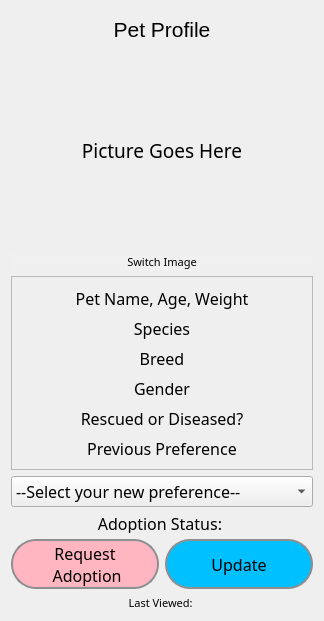
<?xml version="1.0" encoding="UTF-8"?>
<ui version="4.0">
 <class>petprofile</class>
 <widget class="QWidget" name="petprofile">
  <property name="geometry">
   <rect>
    <x>0</x>
    <y>0</y>
    <width>324</width>
    <height>621</height>
   </rect>
  </property>
  <property name="windowTitle">
   <string>Form</string>
  </property>
  <layout class="QVBoxLayout" name="verticalLayout_2">
   <item>
    <layout class="QHBoxLayout" name="horizontalLayout">
     <property name="sizeConstraint">
      <enum>QLayout::SetMaximumSize</enum>
     </property>
     <item>
      <widget class="QLabel" name="petName">
       <property name="maximumSize">
        <size>
         <width>16777215</width>
         <height>36</height>
        </size>
       </property>
       <property name="font">
        <font>
         <family>MS Shell Dlg 2</family>
         <pointsize>16</pointsize>
        </font>
       </property>
       <property name="text">
        <string>Pet Profile</string>
       </property>
       <property name="alignment">
        <set>Qt::AlignCenter</set>
       </property>
       <property name="margin">
        <number>3</number>
       </property>
      </widget>
     </item>
    </layout>
   </item>
   <item>
    <widget class="QLabel" name="pet_image">
     <property name="minimumSize">
      <size>
       <width>175</width>
       <height>175</height>
      </size>
     </property>
     <property name="maximumSize">
      <size>
       <width>1600</width>
       <height>1600</height>
      </size>
     </property>
     <property name="font">
      <font>
       <family>Manjari</family>
       <pointsize>14</pointsize>
      </font>
     </property>
     <property name="text">
      <string>Picture Goes Here</string>
     </property>
     <property name="alignment">
      <set>Qt::AlignCenter</set>
     </property>
    </widget>
   </item>
   <item>
    <widget class="QPushButton" name="PB_switchImg">
     <property name="minimumSize">
      <size>
       <width>0</width>
       <height>17</height>
      </size>
     </property>
     <property name="maximumSize">
      <size>
       <width>161111</width>
       <height>17</height>
      </size>
     </property>
     <property name="font">
      <font>
       <family>Manjari</family>
       <pointsize>8</pointsize>
      </font>
     </property>
     <property name="styleSheet">
      <string notr="true">QPushButton {
    border-radius: 9px;
    background-color: #f0f0f0;
}</string>
     </property>
     <property name="text">
      <string>Switch Image</string>
     </property>
     <property name="autoDefault">
      <bool>false</bool>
     </property>
     <property name="flat">
      <bool>false</bool>
     </property>
    </widget>
   </item>
   <item>
    <widget class="QFrame" name="frame">
     <property name="frameShape">
      <enum>QFrame::StyledPanel</enum>
     </property>
     <property name="frameShadow">
      <enum>QFrame::Raised</enum>
     </property>
     <layout class="QVBoxLayout" name="verticalLayout">
      <item>
       <widget class="QLabel" name="petInfo">
        <property name="font">
         <font>
          <family>Manjari</family>
          <pointsize>12</pointsize>
         </font>
        </property>
        <property name="text">
         <string>Pet Name, Age, Weight</string>
        </property>
        <property name="alignment">
         <set>Qt::AlignCenter</set>
        </property>
       </widget>
      </item>
      <item>
       <widget class="QLabel" name="petSpecies">
        <property name="font">
         <font>
          <family>Manjari</family>
          <pointsize>12</pointsize>
         </font>
        </property>
        <property name="text">
         <string>Species</string>
        </property>
        <property name="alignment">
         <set>Qt::AlignCenter</set>
        </property>
       </widget>
      </item>
      <item>
       <widget class="QLabel" name="petBreed">
        <property name="font">
         <font>
          <family>Manjari</family>
          <pointsize>12</pointsize>
         </font>
        </property>
        <property name="text">
         <string>Breed</string>
        </property>
        <property name="alignment">
         <set>Qt::AlignCenter</set>
        </property>
       </widget>
      </item>
      <item>
       <widget class="QLabel" name="petGender">
        <property name="font">
         <font>
          <family>Manjari</family>
          <pointsize>12</pointsize>
         </font>
        </property>
        <property name="text">
         <string>Gender</string>
        </property>
        <property name="alignment">
         <set>Qt::AlignCenter</set>
        </property>
       </widget>
      </item>
      <item>
       <widget class="QLabel" name="petOther">
        <property name="font">
         <font>
          <family>Manjari</family>
          <pointsize>12</pointsize>
         </font>
        </property>
        <property name="text">
         <string>Rescued or Diseased?</string>
        </property>
        <property name="alignment">
         <set>Qt::AlignCenter</set>
        </property>
       </widget>
      </item>
      <item>
       <widget class="QLabel" name="prevPref">
        <property name="font">
         <font>
          <family>Manjari</family>
          <pointsize>12</pointsize>
         </font>
        </property>
        <property name="text">
         <string>Previous Preference</string>
        </property>
        <property name="alignment">
         <set>Qt::AlignCenter</set>
        </property>
       </widget>
      </item>
     </layout>
    </widget>
   </item>
   <item>
    <widget class="QComboBox" name="prefStatus">
     <property name="font">
      <font>
       <family>Manjari</family>
       <pointsize>12</pointsize>
      </font>
     </property>
     <item>
      <property name="text">
       <string>--Select your new preference--</string>
      </property>
     </item>
     <item>
      <property name="text">
       <string>Dislike</string>
      </property>
     </item>
     <item>
      <property name="text">
       <string>Neutral</string>
      </property>
     </item>
     <item>
      <property name="text">
       <string>Like</string>
      </property>
     </item>
    </widget>
   </item>
   <item>
    <widget class="QLabel" name="adoptionStatus">
     <property name="minimumSize">
      <size>
       <width>0</width>
       <height>0</height>
      </size>
     </property>
     <property name="maximumSize">
      <size>
       <width>16777215</width>
       <height>20</height>
      </size>
     </property>
     <property name="font">
      <font>
       <family>Manjari</family>
       <pointsize>12</pointsize>
      </font>
     </property>
     <property name="text">
      <string>Adoption Status: </string>
     </property>
     <property name="alignment">
      <set>Qt::AlignCenter</set>
     </property>
    </widget>
   </item>
   <item>
    <layout class="QHBoxLayout" name="horizontalLayout_2">
     <item>
      <widget class="QPushButton" name="request">
       <property name="minimumSize">
        <size>
         <width>0</width>
         <height>50</height>
        </size>
       </property>
       <property name="font">
        <font>
         <family>Manjari</family>
         <pointsize>12</pointsize>
        </font>
       </property>
       <property name="styleSheet">
        <string notr="true">QPushButton {
    border: 2px solid #8f8f91;
    border-radius: 25px;
    background-color: #ffb6c1;
}</string>
       </property>
       <property name="text">
        <string>Request
 Adoption</string>
       </property>
      </widget>
     </item>
     <item>
      <widget class="QPushButton" name="update">
       <property name="minimumSize">
        <size>
         <width>0</width>
         <height>50</height>
        </size>
       </property>
       <property name="font">
        <font>
         <family>Manjari</family>
         <pointsize>12</pointsize>
        </font>
       </property>
       <property name="styleSheet">
        <string notr="true">QPushButton {
    border: 2px solid #8f8f91;
    border-radius: 25px;
    background-color: #00C0ff;
}</string>
       </property>
       <property name="text">
        <string>Update</string>
       </property>
      </widget>
     </item>
    </layout>
   </item>
   <item>
    <widget class="QLabel" name="lastViewDT">
     <property name="maximumSize">
      <size>
       <width>16777215</width>
       <height>15</height>
      </size>
     </property>
     <property name="font">
      <font>
       <family>Manjari</family>
       <pointsize>8</pointsize>
      </font>
     </property>
     <property name="text">
      <string>Last Viewed: </string>
     </property>
     <property name="alignment">
      <set>Qt::AlignCenter</set>
     </property>
    </widget>
   </item>
  </layout>
 </widget>
 <resources/>
 <connections/>
</ui>
